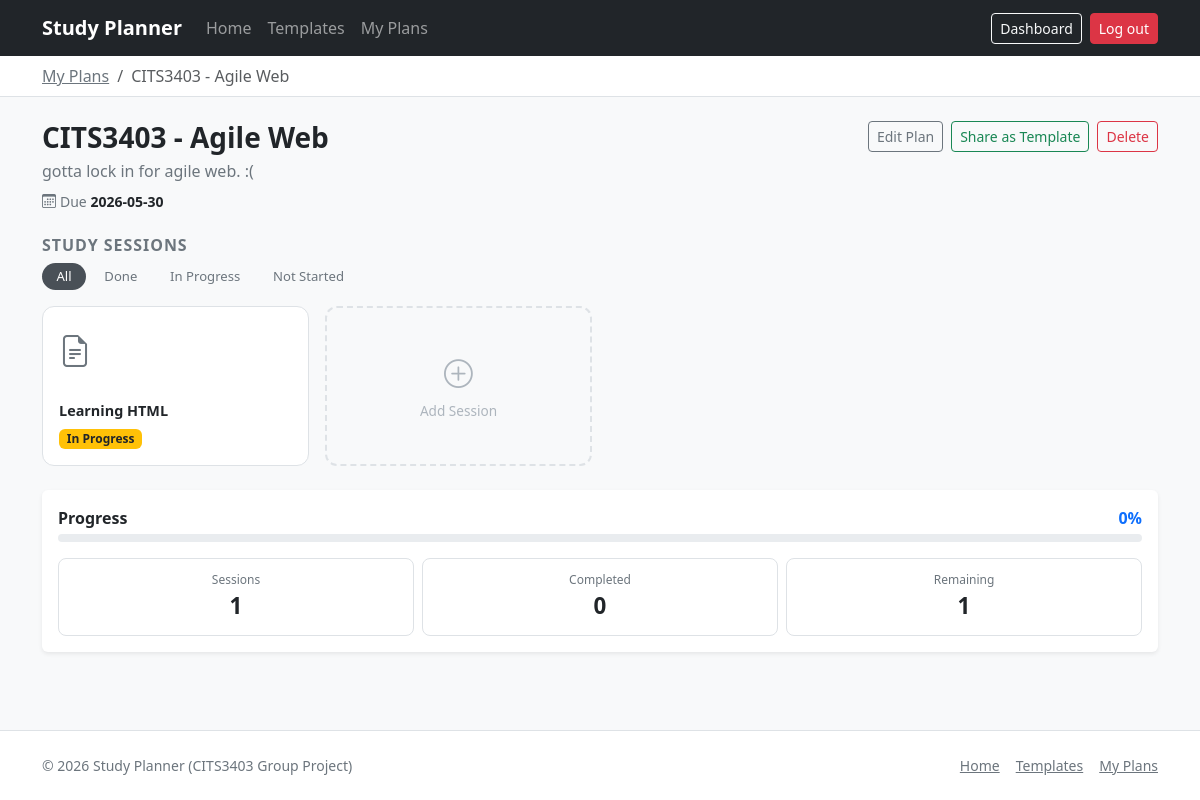
Page /plan/1 (signed in) on the committed database.
### app/models.py (models this page shows)
class Plan(db.Model):
    __tablename__ = "plans"
    id = db.Column(db.Integer, primary_key=True)
    title = db.Column(db.String(200), nullable=False)
    description = db.Column(db.Text, nullable=True)
    start_date = db.Column(db.Date, nullable=True)
    end_date = db.Column(db.Date, nullable=True)
    is_template = db.Column(db.Boolean, default=False, nullable=False)
    user_id = db.Column(db.Integer, db.ForeignKey("users.id"), nullable=False)
    sessions = db.relationship("Session", backref="plan", lazy=True, cascade="all, delete-orphan")

class Session(db.Model):
    __tablename__ = "sessions"
    id = db.Column(db.Integer, primary_key=True)
    title = db.Column(db.String(200), nullable=False)
    status = db.Column(db.String(50), default="notstarted", nullable=False)  # notstarted, inprogress, done
    plan_id = db.Column(db.Integer, db.ForeignKey("plans.id"), nullable=False)

### app/routes.py (the view)
@main.route("/plan/<int:plan_id>")
def plan_view(plan_id):
    if not require_login():
        return redirect(url_for("main.login"))
    user_id = session["user_id"]
    plan = Plan.query.filter_by(id=plan_id, user_id=user_id).first_or_404()
    return render_template("plan-view.html", plan=plan)

### app/routes.py (called while the page is built)
def require_login():
    return "user_id" in session

### app/templates/plan-view.html (shortened to what this page needs)
{% extends "base.html" %}
{% block content %}
  <div class="border-bottom bg-white">
    <div class="container py-2">
      <nav aria-label="breadcrumb">
        <ol class="breadcrumb mb-0 small">
          <li class="breadcrumb-item">
            <a href="{{ url_for('main.dashboard') }}" class="link-secondary">My Plans</a>
          </li>
          <li class="breadcrumb-item active" aria-current="page">{{ plan.title }}</li>
        </ol>
      </nav>
    </div>
  </div>
  <header class="py-4">
    <div class="container">
      <div class="d-flex flex-wrap justify-content-between align-items-start gap-3">
        <div>
          <h1 class="h3 fw-bold mb-1">{{ plan.title }}</h1>
          <p class="text-secondary mb-2">{{ plan.description or 'No description.' }}</p>
          {% if plan.end_date %}
            <p class="small text-secondary mb-0">
              <i class="bi bi-calendar3 me-1"></i>Due <strong class="text-dark">{{ plan.end_date }}</strong>
            </p>
          {% endif %}
        </div>
        <div class="d-flex gap-2 flex-wrap">
          <a class="btn btn-outline-secondary btn-sm"
             href="{{ url_for('main.plan_edit', plan_id=plan.id) }}">Edit Plan</a>
          <form method="post" action="{{ url_for('main.plan_share', plan_id=plan.id) }}" class="d-inline">
            <button class="btn btn-outline-success btn-sm" type="submit">
              {% if plan.is_template %}Unshare{% else %}Share as Template{% endif %}
            </button>
          </form>
          <form method="post"
                action="{{ url_for('main.plan_delete', plan_id=plan.id) }}"
                onsubmit="return confirm('Delete this plan? This cannot be undone.');"
                class="d-inline">
            <button class="btn btn-outline-danger btn-sm" type="submit">Delete</button>
          </form>
        </div>
      </div>
    </div>
  </header>
  <main class="pb-5">
    <div class="container">
      <div class="mb-3">
        <h2 class="h6 fw-bold text-uppercase text-secondary mb-2" style="letter-spacing:.06em;">Study Sessions</h2>
        <div class="d-flex gap-1" id="sessionFilterTabs">
          <button class="session-filter-btn active" data-filter="all">All</button>
          <button class="session-filter-btn" data-filter="done">Done</button>
          <button class="session-filter-btn" data-filter="inprogress">In Progress</button>
          <button class="session-filter-btn" data-filter="notstarted">Not Started</button>
        </div>
      </div>
      <div class="row g-3 mb-4" id="sessionGrid">
        {% if plan.sessions %}
          {% for s in plan.sessions %}
          <div class="col-6 col-md-4 col-lg-3 session-item" data-status="{{ s.status }}">
            <a href="{{ url_for('main.session_edit', plan_id=plan.id, session_id=s.id) }}"
               class="session-file-card d-flex flex-column justify-content-between text-decoration-none">
              <i class="bi bi-file-earmark-text file-icon"></i>
              <div>
                <div class="file-title mb-1">{{ s.title }}</div>
                {% if s.status == 'done' %}
                  <span class="badge text-bg-success">Done</span>
                {% elif s.status == 'inprogress' %}
                  <span class="badge text-bg-warning text-dark">In Progress</span>
                {% else %}
                  <span class="badge text-bg-light border text-secondary">Not Started</span>
                {% endif %}
              </div>
            </a>
          </div>
          {% endfor %}
        {% endif %}
        <div class="col-6 col-md-4 col-lg-3">
          <form method="post" action="{{ url_for('main.session_create', plan_id=plan.id) }}">
            <button type="submit" class="session-add-card w-100 border-0">
              <i class="bi bi-plus-circle"></i>
              <span>Add Session</span>
            </button>
          </form>
        </div>
      </div>
      {% set total = plan.sessions | length if plan.sessions else 0 %}
      {% set done = plan.sessions | selectattr('status', 'eq', 'done') | list | length if plan.sessions else 0 %}
      {% set remaining = total - done %}
      {% set progress = ((done / total) * 100) | int if total > 0 else 0 %}
      <div class="card border-0 shadow-sm">
        <div class="card-body">
          <div class="d-flex justify-content-between align-items-center mb-1">
            <span class="fw-bold" style="font-size:1rem;">Progress</span>
            <span class="fw-bold text-primary" style="font-size:1rem;">{{ progress }}%</span>
          </div>
          <div class="progress mb-3" style="height:8px;">
          </div>
          <div class="d-flex gap-2">
            <div class="stat-box">
              <div class="stat-label">Sessions</div>
              <div class="stat-value">{{ total }}</div>
            </div>
            <div class="stat-box">
              <div class="stat-label">Completed</div>
              <div class="stat-value">{{ done }}</div>
            </div>
            <div class="stat-box">
              <div class="stat-label">Remaining</div>
              <div class="stat-value">{{ remaining }}</div>
            </div>
          </div>
        </div>
      </div>
    </div>
  </main>
{% endblock %}

### app/static/style.css (style rules this page uses)
:root { --app-radius: 16px; }
body { min-height: 100vh; display: flex; flex-direction: column; }
main { flex: 1; }

### app/templates/plan-view.html (style rules this page uses)
.session-file-card { background: #fff; border: 1px solid #dee2e6; border-radius: 12px; padding: 1.25rem 1rem 1rem; height: 160px; display: flex; flex-direction: column; justify-content: space-between; cursor: pointer; transition: box-shadow 0.18s, border-color 0.18s; color: inherit; }
.session-file-card .file-icon { font-size: 2rem; color: #6c757d; }
.session-file-card .file-title { font-size: 0.9rem; font-weight: 600; color: #212529; margin-top: 0.5rem; }
.session-add-card { background: #f8f9fa; border: 2px dashed #dee2e6; border-radius: 12px; height: 160px; display: flex; flex-direction: column; align-items: center; justify-content: center; cursor: pointer; color: #adb5bd; text-decoration: none; transition: border-color 0.18s, color 0.18s; }
.session-add-card i { font-size: 1.8rem; margin-bottom: 0.4rem; }
.session-add-card span { font-size: 0.85rem; }
button.session-add-card { background: #f8f9fa; border: 2px dashed #dee2e6 !important; }
button.session-add-card { background: #f8f9fa; border: 2px dashed #dee2e6 !important; padding: 0; }
.session-filter-btn { font-size: 0.82rem; padding: 0.25rem 0.9rem; border-radius: 20px; border: none; background: transparent; color: #6c757d; cursor: pointer; }
.session-filter-btn.active { background: #495057; color: #fff; }
.stat-box { border: 1px solid #dee2e6; border-radius: 8px; padding: 0.75rem; text-align: center; flex: 1; }
.stat-box .stat-label { font-size: 0.75rem; color: #6c757d; }
.stat-box .stat-value { font-size: 1.4rem; font-weight: 700; color: #212529; }

### rows in the picture
Plan: title "CITS3403 - Agile Web", description "gotta lock in for agile web. :(", end_date "2026-05-30"

### other values in the picture
{{ s.title }} "Learning HTML"
{{ progress }} "0"
{{ total }} "1"
{{ done }} "0"
{{ remaining }} "1"
